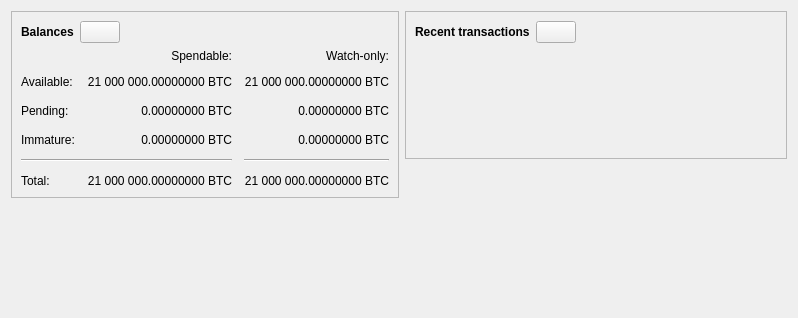
<?xml version="1.0" encoding="UTF-8"?>
<ui version="4.0">
 <class>OverviewPage</class>
 <widget class="QWidget" name="OverviewPage">
  <property name="geometry">
   <rect>
    <x>0</x>
    <y>0</y>
    <width>798</width>
    <height>318</height>
   </rect>
  </property>
  <property name="windowTitle">
   <string>Form</string>
  </property>
  <layout class="QVBoxLayout" name="topLayout">
   <item>
    <layout class="QHBoxLayout" name="horizontalLayout" stretch="1,1">
     <item>
      <layout class="QVBoxLayout" name="verticalLayout_2">
       <item>
        <widget class="QFrame" name="frame">
         <property name="frameShape">
          <enum>QFrame::StyledPanel</enum>
         </property>
         <property name="frameShadow">
          <enum>QFrame::Raised</enum>
         </property>
         <layout class="QVBoxLayout" name="verticalLayout_4">
          <item>
           <layout class="QHBoxLayout" name="horizontalLayout_4">
            <item>
             <widget class="QLabel" name="label_5">
              <property name="font">
               <font>
                <weight>75</weight>
                <bold>true</bold>
               </font>
              </property>
              <property name="text">
               <string>Balances</string>
              </property>
             </widget>
            </item>
            <item>
             <widget class="QPushButton" name="labelWalletStatus">
              <property name="enabled">
               <bool>true</bool>
              </property>
              <property name="maximumSize">
               <size>
                <width>45</width>
                <height>16777215</height>
               </size>
              </property>
              <property name="toolTip">
               <string>The displayed information may be out of date. Your wallet automatically synchronizes with the Bitcoin network after a connection is established, but this process has not completed yet.</string>
              </property>
              <property name="text">
               <string/>
              </property>
              <property name="icon">
               <iconset resource="../bitcoin.qrc">
                <normaloff>:/icons/warning</normaloff>
                <disabledoff>:/icons/warning</disabledoff>:/icons/warning</iconset>
              </property>
              <property name="iconSize">
               <size>
                <width>24</width>
                <height>24</height>
               </size>
              </property>
             </widget>
            </item>
            <item>
             <spacer name="horizontalSpacer_3">
              <property name="orientation">
               <enum>Qt::Horizontal</enum>
              </property>
              <property name="sizeHint" stdset="0">
               <size>
                <width>40</width>
                <height>20</height>
               </size>
              </property>
             </spacer>
            </item>
           </layout>
          </item>
          <item>
           <layout class="QGridLayout" name="gridLayout">
            <property name="spacing">
             <number>12</number>
            </property>
            <item row="2" column="2">
             <widget class="QLabel" name="labelWatchPending">
              <property name="cursor">
               <cursorShape>IBeamCursor</cursorShape>
              </property>
              <property name="toolTip">
               <string>Unconfirmed transactions to watch-only addresses</string>
              </property>
              <property name="text">
               <string notr="true">0.00000000 BTC</string>
              </property>
              <property name="alignment">
               <set>Qt::AlignRight|Qt::AlignTrailing|Qt::AlignVCenter</set>
              </property>
              <property name="textInteractionFlags">
               <set>Qt::LinksAccessibleByMouse|Qt::TextSelectableByKeyboard|Qt::TextSelectableByMouse</set>
              </property>
             </widget>
            </item>
            <item row="2" column="1">
             <widget class="QLabel" name="labelUnconfirmed">
              <property name="cursor">
               <cursorShape>IBeamCursor</cursorShape>
              </property>
              <property name="toolTip">
               <string>Total of transactions that have yet to be confirmed, and do not yet count toward the spendable balance</string>
              </property>
              <property name="text">
               <string notr="true">0.00000000 BTC</string>
              </property>
              <property name="alignment">
               <set>Qt::AlignRight|Qt::AlignTrailing|Qt::AlignVCenter</set>
              </property>
              <property name="textInteractionFlags">
               <set>Qt::LinksAccessibleByMouse|Qt::TextSelectableByKeyboard|Qt::TextSelectableByMouse</set>
              </property>
             </widget>
            </item>
            <item row="3" column="2">
             <widget class="QLabel" name="labelWatchImmature">
              <property name="cursor">
               <cursorShape>IBeamCursor</cursorShape>
              </property>
              <property name="toolTip">
               <string>Mined balance in watch-only addresses that has not yet matured</string>
              </property>
              <property name="text">
               <string notr="true">0.00000000 BTC</string>
              </property>
              <property name="alignment">
               <set>Qt::AlignRight|Qt::AlignTrailing|Qt::AlignVCenter</set>
              </property>
              <property name="textInteractionFlags">
               <set>Qt::LinksAccessibleByMouse|Qt::TextSelectableByKeyboard|Qt::TextSelectableByMouse</set>
              </property>
             </widget>
            </item>
            <item row="4" column="0" colspan="2">
             <widget class="Line" name="line">
              <property name="orientation">
               <enum>Qt::Horizontal</enum>
              </property>
             </widget>
            </item>
            <item row="4" column="2">
             <widget class="Line" name="lineWatchBalance">
              <property name="sizePolicy">
               <sizepolicy hsizetype="Preferred" vsizetype="Fixed">
                <horstretch>0</horstretch>
                <verstretch>0</verstretch>
               </sizepolicy>
              </property>
              <property name="minimumSize">
               <size>
                <width>140</width>
                <height>0</height>
               </size>
              </property>
              <property name="orientation">
               <enum>Qt::Horizontal</enum>
              </property>
             </widget>
            </item>
            <item row="5" column="0">
             <widget class="QLabel" name="labelTotalText">
              <property name="text">
               <string>Total:</string>
              </property>
             </widget>
            </item>
            <item row="3" column="1">
             <widget class="QLabel" name="labelImmature">
              <property name="cursor">
               <cursorShape>IBeamCursor</cursorShape>
              </property>
              <property name="toolTip">
               <string>Mined balance that has not yet matured</string>
              </property>
              <property name="text">
               <string notr="true">0.00000000 BTC</string>
              </property>
              <property name="alignment">
               <set>Qt::AlignRight|Qt::AlignTrailing|Qt::AlignVCenter</set>
              </property>
              <property name="textInteractionFlags">
               <set>Qt::LinksAccessibleByMouse|Qt::TextSelectableByKeyboard|Qt::TextSelectableByMouse</set>
              </property>
             </widget>
            </item>
            <item row="2" column="3">
             <spacer name="horizontalSpacer_2">
              <property name="orientation">
               <enum>Qt::Horizontal</enum>
              </property>
              <property name="sizeHint" stdset="0">
               <size>
                <width>40</width>
                <height>20</height>
               </size>
              </property>
             </spacer>
            </item>
            <item row="3" column="0">
             <widget class="QLabel" name="labelImmatureText">
              <property name="text">
               <string>Immature:</string>
              </property>
             </widget>
            </item>
            <item row="5" column="1">
             <widget class="QLabel" name="labelTotal">
              <property name="cursor">
               <cursorShape>IBeamCursor</cursorShape>
              </property>
              <property name="toolTip">
               <string>Your current total balance</string>
              </property>
              <property name="text">
               <string notr="true">21 000 000.00000000 BTC</string>
              </property>
              <property name="alignment">
               <set>Qt::AlignRight|Qt::AlignTrailing|Qt::AlignVCenter</set>
              </property>
              <property name="textInteractionFlags">
               <set>Qt::LinksAccessibleByMouse|Qt::TextSelectableByKeyboard|Qt::TextSelectableByMouse</set>
              </property>
             </widget>
            </item>
            <item row="5" column="2">
             <widget class="QLabel" name="labelWatchTotal">
              <property name="cursor">
               <cursorShape>IBeamCursor</cursorShape>
              </property>
              <property name="toolTip">
               <string>Current total balance in watch-only addresses</string>
              </property>
              <property name="text">
               <string notr="true">21 000 000.00000000 BTC</string>
              </property>
              <property name="alignment">
               <set>Qt::AlignRight|Qt::AlignTrailing|Qt::AlignVCenter</set>
              </property>
              <property name="textInteractionFlags">
               <set>Qt::LinksAccessibleByMouse|Qt::TextSelectableByKeyboard|Qt::TextSelectableByMouse</set>
              </property>
             </widget>
            </item>
            <item row="0" column="2">
             <widget class="QLabel" name="labelWatchonly">
              <property name="text">
               <string>Watch-only:</string>
              </property>
              <property name="alignment">
               <set>Qt::AlignRight|Qt::AlignTrailing|Qt::AlignVCenter</set>
              </property>
             </widget>
            </item>
            <item row="1" column="0">
             <widget class="QLabel" name="labelBalanceText">
              <property name="text">
               <string>Available:</string>
              </property>
             </widget>
            </item>
            <item row="1" column="1">
             <widget class="QLabel" name="labelBalance">
              <property name="cursor">
               <cursorShape>IBeamCursor</cursorShape>
              </property>
              <property name="toolTip">
               <string>Your current spendable balance</string>
              </property>
              <property name="text">
               <string notr="true">21 000 000.00000000 BTC</string>
              </property>
              <property name="alignment">
               <set>Qt::AlignRight|Qt::AlignTrailing|Qt::AlignVCenter</set>
              </property>
              <property name="textInteractionFlags">
               <set>Qt::LinksAccessibleByMouse|Qt::TextSelectableByKeyboard|Qt::TextSelectableByMouse</set>
              </property>
             </widget>
            </item>
            <item row="1" column="2">
             <widget class="QLabel" name="labelWatchAvailable">
              <property name="cursor">
               <cursorShape>IBeamCursor</cursorShape>
              </property>
              <property name="toolTip">
               <string>Your current balance in watch-only addresses</string>
              </property>
              <property name="text">
               <string notr="true">21 000 000.00000000 BTC</string>
              </property>
              <property name="alignment">
               <set>Qt::AlignRight|Qt::AlignTrailing|Qt::AlignVCenter</set>
              </property>
              <property name="textInteractionFlags">
               <set>Qt::LinksAccessibleByMouse|Qt::TextSelectableByKeyboard|Qt::TextSelectableByMouse</set>
              </property>
             </widget>
            </item>
            <item row="2" column="0">
             <widget class="QLabel" name="labelPendingText">
              <property name="text">
               <string>Pending:</string>
              </property>
             </widget>
            </item>
            <item row="0" column="1">
             <widget class="QLabel" name="labelSpendable">
              <property name="text">
               <string>Spendable:</string>
              </property>
              <property name="alignment">
               <set>Qt::AlignRight|Qt::AlignTrailing|Qt::AlignVCenter</set>
              </property>
             </widget>
            </item>
           </layout>
          </item>
         </layout>
        </widget>
       </item>
       <item>
        <spacer name="verticalSpacer">
         <property name="orientation">
          <enum>Qt::Vertical</enum>
         </property>
         <property name="sizeHint" stdset="0">
          <size>
           <width>20</width>
           <height>40</height>
          </size>
         </property>
        </spacer>
       </item>
      </layout>
     </item>
     <item>
      <layout class="QVBoxLayout" name="verticalLayout_3">
       <item>
        <widget class="QFrame" name="frame_2">
         <property name="frameShape">
          <enum>QFrame::StyledPanel</enum>
         </property>
         <property name="frameShadow">
          <enum>QFrame::Raised</enum>
         </property>
         <layout class="QVBoxLayout" name="verticalLayout">
          <item>
           <layout class="QHBoxLayout" name="horizontalLayout_2">
            <item>
             <widget class="QLabel" name="label_4">
              <property name="font">
               <font>
                <weight>75</weight>
                <bold>true</bold>
               </font>
              </property>
              <property name="text">
               <string>Recent transactions</string>
              </property>
             </widget>
            </item>
            <item>
             <widget class="QPushButton" name="labelTransactionsStatus">
              <property name="enabled">
               <bool>true</bool>
              </property>
              <property name="maximumSize">
               <size>
                <width>45</width>
                <height>16777215</height>
               </size>
              </property>
              <property name="toolTip">
               <string>The displayed information may be out of date. Your wallet automatically synchronizes with the Bitcoin network after a connection is established, but this process has not completed yet.</string>
              </property>
              <property name="text">
               <string/>
              </property>
              <property name="icon">
               <iconset resource="../bitcoin.qrc">
                <normaloff>:/icons/warning</normaloff>
                <disabledoff>:/icons/warning</disabledoff>:/icons/warning</iconset>
              </property>
              <property name="iconSize">
               <size>
                <width>24</width>
                <height>24</height>
               </size>
              </property>
             </widget>
            </item>
            <item>
             <spacer name="horizontalSpacer">
              <property name="orientation">
               <enum>Qt::Horizontal</enum>
              </property>
              <property name="sizeHint" stdset="0">
               <size>
                <width>40</width>
                <height>20</height>
               </size>
              </property>
             </spacer>
            </item>
           </layout>
          </item>
          <item>
           <widget class="TransactionOverviewWidget" name="listTransactions">
            <property name="styleSheet">
             <string notr="true">QListView { background: transparent; }</string>
            </property>
            <property name="frameShape">
             <enum>QFrame::NoFrame</enum>
            </property>
            <property name="verticalScrollBarPolicy">
             <enum>Qt::ScrollBarAlwaysOff</enum>
            </property>
            <property name="horizontalScrollBarPolicy">
             <enum>Qt::ScrollBarAlwaysOff</enum>
            </property>
            <property name="sizeAdjustPolicy">
             <enum>QAbstractScrollArea::AdjustToContents</enum>
            </property>
            <property name="selectionMode">
             <enum>QAbstractItemView::NoSelection</enum>
            </property>
            <property name="uniformItemSizes">
             <bool>true</bool>
            </property>
           </widget>
          </item>
         </layout>
        </widget>
       </item>
       <item>
        <spacer name="verticalSpacer_2">
         <property name="orientation">
          <enum>Qt::Vertical</enum>
         </property>
         <property name="sizeHint" stdset="0">
          <size>
           <width>20</width>
           <height>40</height>
          </size>
         </property>
        </spacer>
       </item>
      </layout>
     </item>
    </layout>
   </item>
  </layout>
 </widget>
 <customwidgets>
  <customwidget>
   <class>TransactionOverviewWidget</class>
   <extends>QListView</extends>
   <header>qt/transactionoverviewwidget.h</header>
  </customwidget>
 </customwidgets>
 <resources/>
 <connections/>
</ui>
